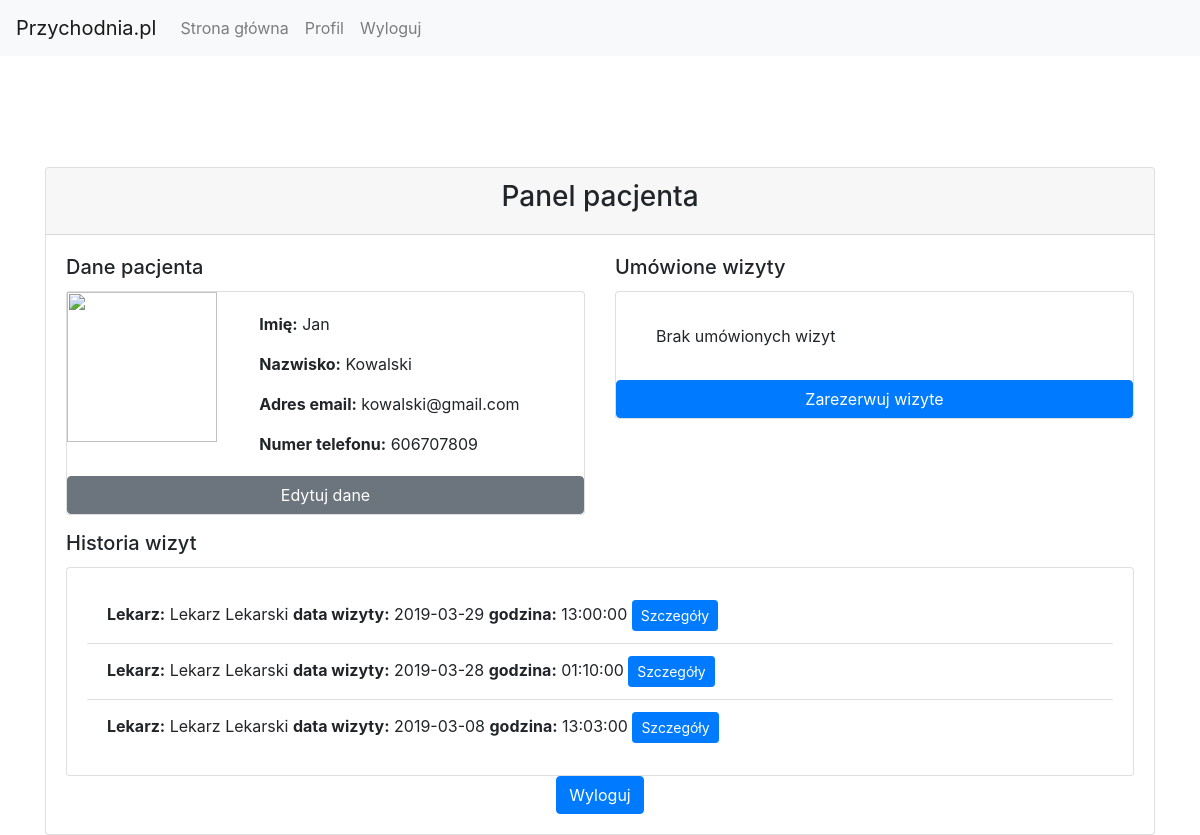
The page /profile (signed in) on the database as committed earlier.
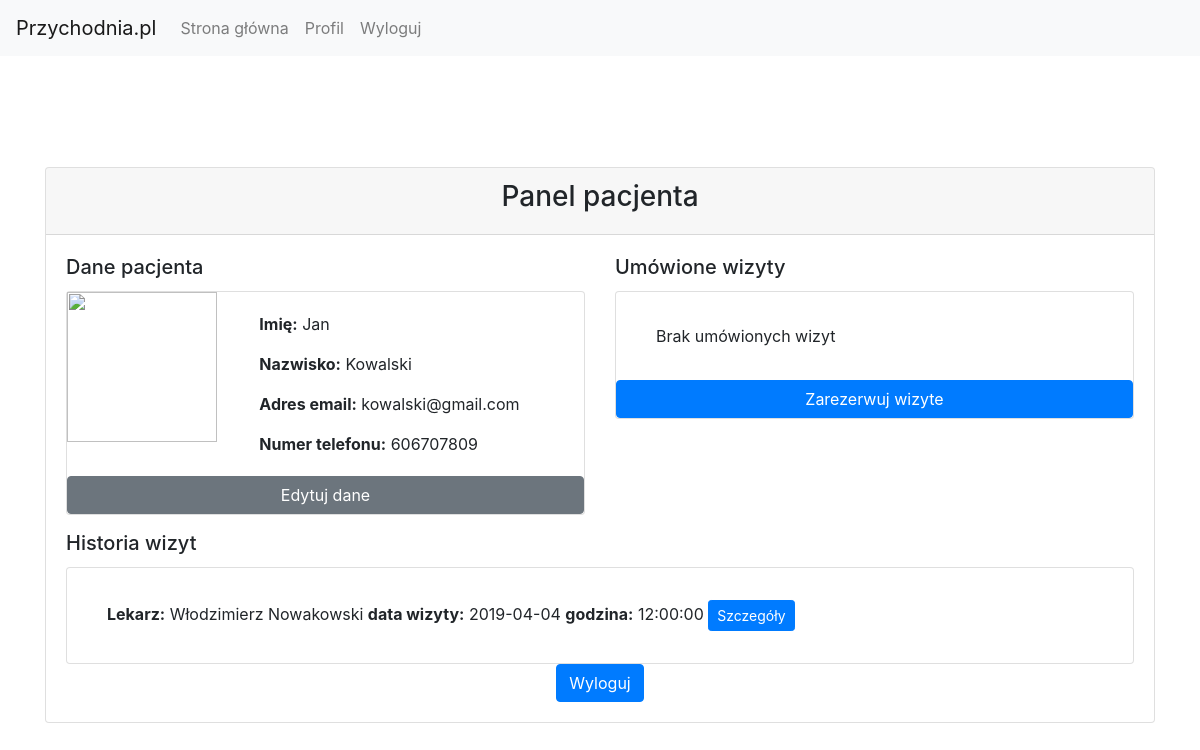
The same page on the database as committed later.
### flaskproject/models.py (models this page shows, shortened)
class User(db.Model, UserMixin):
	id = db.Column(db.Integer, primary_key=True)
	name = db.Column(db.String(25), nullable=False)
	surname = db.Column(db.String(35), nullable=False)
	email = db.Column(db.String(120), unique=True, nullable=False)
	password = db.Column(db.String(60), nullable=False)
	phoneNumber = db.Column(db.Integer, nullable=False)

class Visit(db.Model):
	id = db.Column(db.Integer, primary_key=True, nullable=False, unique=True)
	bookerId = db.Column(db.Integer, db.ForeignKey('user.id'))
	doctorId = db.Column(db.Integer, db.ForeignKey('doctor.id'))
	date = db.Column(db.String(20), nullable=False)
	startTime = db.Column(db.String(20), nullable=False)

class Doctor(db.Model):
	id = db.Column(db.Integer, primary_key=True, nullable=False, unique=True)
	name = db.Column(db.String(25), nullable=False)
	surname = db.Column(db.String(35), nullable=False)
	email = db.Column(db.String(120), unique=True, nullable=False)
	password = db.Column(db.String(60), nullable=False)
	phoneNumber = db.Column(db.Integer, nullable=False)

### flaskproject/routes.py (the view)
@app.route("/profile", methods=["GET", "POST"])
@login_required
def account():
	date = datetime.now().strftime("%Y-%m-%d")
	bookedVisits = Visit.query.filter(Visit.bookerId==current_user.id, Visit.date > date).all()
	visitsHistory = Visit.query.filter(Visit.bookerId==current_user.id, Visit.date < date).all()
	doctor = Doctor.query.filter(Doctor.id==Visit.doctorId).all()
	return render_template('profile.html', title='Profil użytkownika', bookedVisits=bookedVisits, visitsHistory=visitsHistory, doctor=doctor)

### flaskproject/models.py (called while the page is built)
@login_manager.user_loader
def load_user(user_id):
    return User.query.get(int(user_id))

### flaskproject/templates/profile.html (shortened to what this page needs)
{% extends "layout.html" %}
{% block content %}
	<div class="row" id="test">
		<div class="col-md-12">
			<div class="card">
				<div class="card-header">
					<center><h3>Panel pacjenta</h3></center>
				</div>
				<div class="card-body">
					<div class="row">
						<div class="col-lg-6 col-sm-12">
							<h5 class="card-title">Dane pacjenta</h5>
							<div class="card mb-3" style="max-width: 540px;">
								<div class="row no-gutters">
									<div class="col-md-4">
										<img src="https://www.kwsme.com/wp-content/uploads/2016/06/login-user-icon.png" class="img" width="150px" height="150px">
									</div>
									<div class="col-md-8">
										<div class="card-body">
											<p class="card-text"><b>Imię:</b> {{ current_user.name }}</p>
											<p class="card-text"><b>Nazwisko:</b> {{ current_user.surname }}</p>
											<p class="card-text"><b>Adres email:</b> {{ current_user.email }}</p>
											<p class="card-text"><b>Numer telefonu:</b> {{ current_user.phoneNumber }}</p>
										</div>
									</div>
								</div>
								<a href="/edit_profile" class="btn btn-secondary">Edytuj dane</a>
							</div>
						</div>
						<div class="col-lg-6 col-sm-12">
							<h5 class="card-title">Umówione wizyty</h5>
							<div class="card">
								<div class="card-body">
									<ul class="list-group list-group-flush">
										{% if bookedVisits %}
											{%for element in bookedVisits%}
											<li class="list-group-item">
												<b>Lekarz:</b> {{ doctor[element.doctorId-1].name }} {{ doctor[element.doctorId-1].surname }}
												<b>data:</b> {{ element.date }} {{ element.startTime }}
											</li>
											{%endfor%}
										{% else %}
											<li class="list-group-item">Brak umówionych wizyt</li>
										{% endif %}
									</ul>
								</div>
								<a href="/book" class="btn btn-primary">Zarezerwuj wizyte</a>
							</div>
						</div>
					</div>
					<h5 class="card-title">Historia wizyt</h5>
					<div class="card">
						<div class="card-body">
							<ul class="list-group list-group-flush">
								{% if visitsHistory|length > 2 %}
									{%for element in range(0,3)%}
									<li class="list-group-item">
										<b>Lekarz:</b> {{ doctor[visitsHistory[element].doctorId-1].name }} {{ doctor[visitsHistory[element].doctorId-1].surname }}
										<b>data wizyty:</b> {{ visitsHistory[element].date }}
										<b>godzina:</b> {{ visitsHistory[element].startTime }}
										<button class="btn btn-primary btn-sm" type="submit">Szczegóły</button>
									</li>
									{%endfor%}
								{% endif %}
								{% if (visitsHistory|length < 3 and visitsHistory|length > 0)  %}
									{%for element in visitsHistory%}
									<li class="list-group-item">
										<b>Lekarz:</b> {{ doctor[element.doctorId-1].name }} {{ doctor[element.doctorId-1].surname }}
										<b>data wizyty:</b> {{ element.date }}
										<b>godzina:</b> {{ element.startTime }}
										<button class="btn btn-primary btn-sm" type="submit">Szczegóły</button>
									</li>
									{%endfor%}
								{% endif %}
							</ul>
						</div>
					</div>
					<center><a href="/logout" class="btn btn-primary">Wyloguj</a></center>
				</div>
			</div>
		</div>
	</div>
{% endblock content %}

### flaskproject/templates/layout.html (shortened to what this page needs)
<html>
  <head>
    <link rel="stylesheet" type="text/css" href="{{ url_for('static', filename='main.css') }}">
    <link rel="stylesheet" href="https://stackpath.bootstrapcdn.com/bootstrap/4.3.1/css/bootstrap.min.css">
   <link rel="stylesheet" href="//code.jquery.com/ui/1.11.4/themes/smoothness/jquery-ui.css">
<link rel="stylesheet" href="http://jonthornton.github.io/jquery-timepicker/jquery.timepicker.css">
  </head>
  <body>
    <nav class="navbar navbar-expand-lg navbar-light bg-light">
      <a class="navbar-brand" href="#">Przychodnia.pl</a>
      <div class="collapse navbar-collapse" id="navbarSupportedContent">
        <ul class="navbar-nav mr-auto">
          <li class="nav-item">
            <a class="nav-link" href="/">Strona główna</a>
          </li>
          {% if current_user.is_authenticated %}
            <li class="nav-item">
              <a class="nav-link" href="/profile">Profil</a>
            </li>
            <li class="nav-item">
              <a class="nav-link" href="/logout">Wyloguj</a>
            {% else %}
              <li class="nav-item">
                <a class="nav-link" href="/login">Logowanie</a>
              </li>
              <li class="nav-item">
                <a class="nav-link" href="/register">Rejestracja</a>
              {% endif %}
            </li>
          </ul>
        </div>
      </nav>
      <div class="container">
        <div class="row">
          <div class="col-md-12">
          {% block content %}
          {% endblock content %}
        </div>
      </div>
    </div>
  </body>
</html>

### flaskproject/static/main.css (style rules this page uses)
#test { margin-top: 10%; }

Rows that differ between the two databases and show on the page:
no longer on this page (row edited): Visit: doctorId.name "Lekarz", doctorId.surname "Lekarski", date "2019-03-29", startTime "13:00:00"
removed Visit: doctorId.name "Lekarz", doctorId.surname "Lekarski", date "2019-03-08", startTime "13:03:00"
now on one of the page's lists (row edited): Visit: doctorId.name "Włodzimierz", doctorId.surname "Nowakowski", date "2019-04-04", startTime "12:00:00"
Other text that changed with them:
list line gone: "Lekarz: data wizyty: godzina: Szczegóły"
list line gone: "Lekarz Lekarski 2019-03-28 01:10:00"
